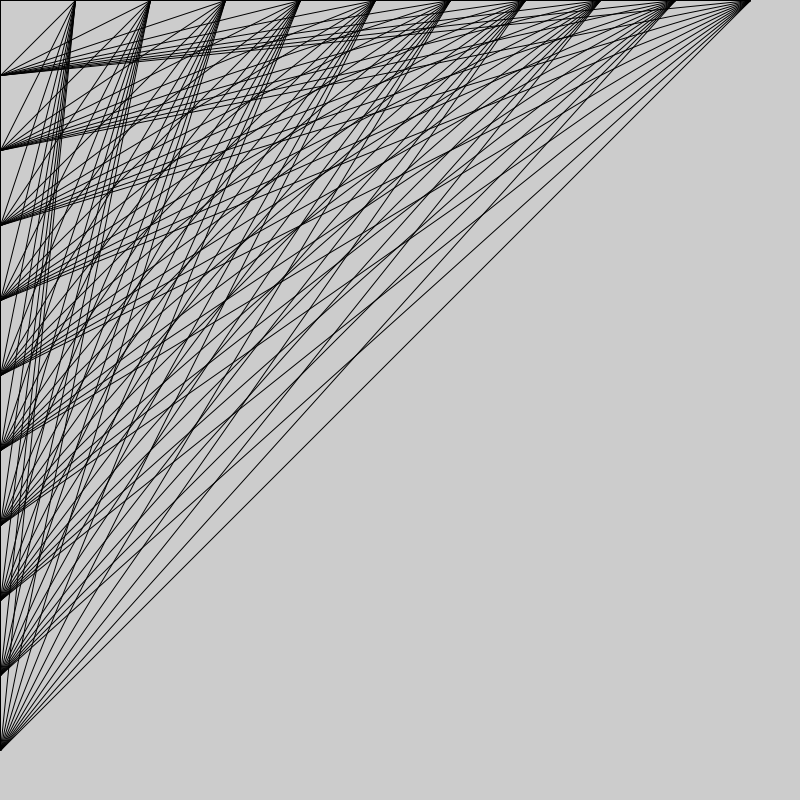
Frame 1 (no input)
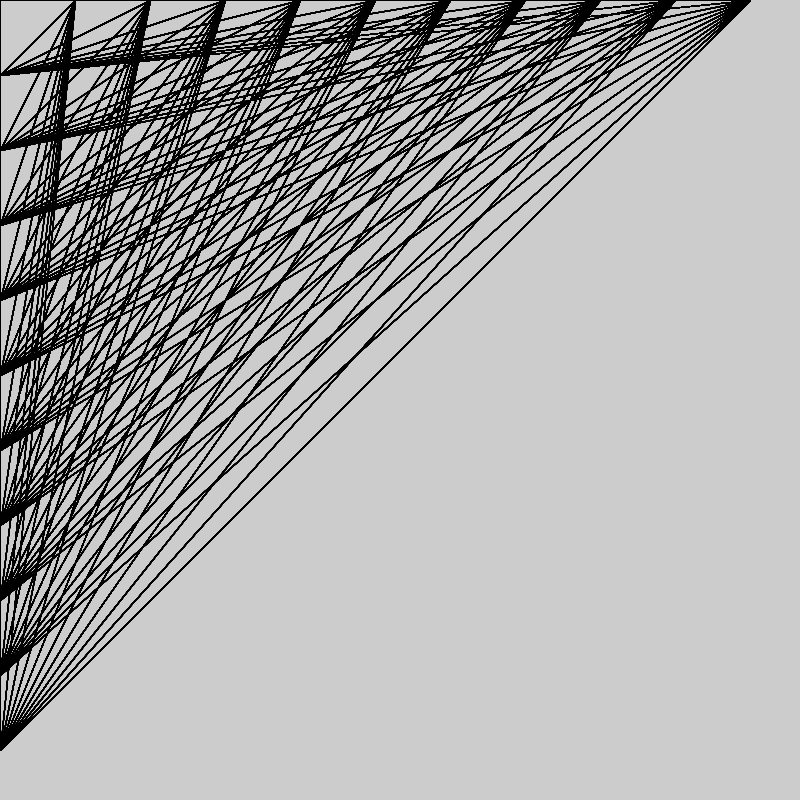
Frame 60 (the mouse pressed at the canvas centre just before this capture)
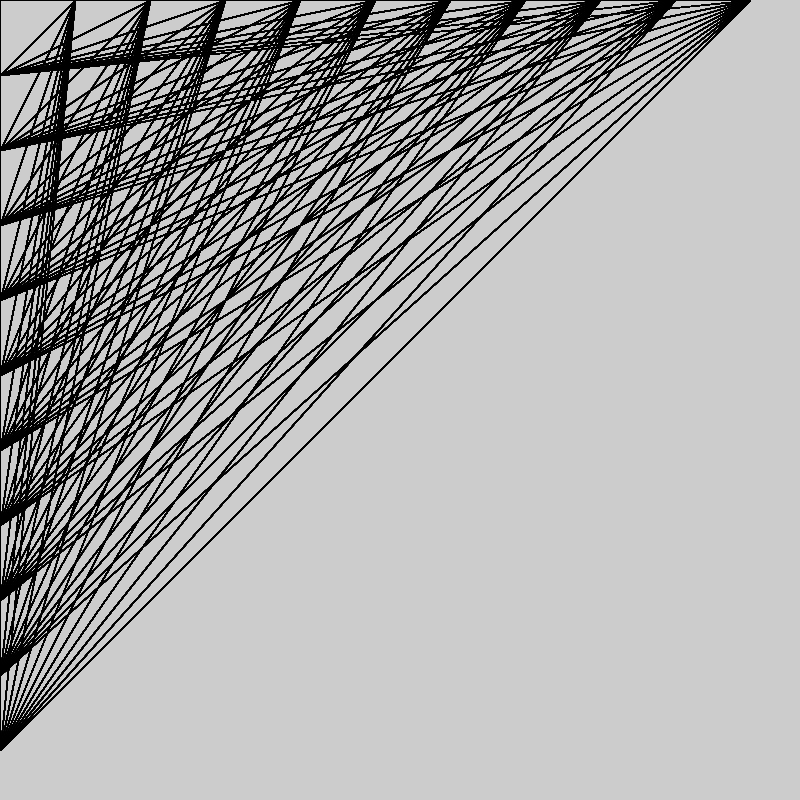
Frame 120 (the mouse held since frame 60 and released just before this capture)

The Processing sketch that drew these frames (run headless with seeded random() and noise(); from frame 60 on, the mouse is pressed at the canvas centre):

// Processing sketch: HW3a_Connect_Every_Point
// ── HW3a_Connect_Every_Point.pde
/*

  author: Fady Safar
  title: HW3a
  
*/


void setup (){
  size(800,800);
}

void draw (){
  
  for (int x=0; x <width; x+=75){
    for (int y=0;y<height;y+=75){
      line(x,0,0,y);
    }
  }
}
  
